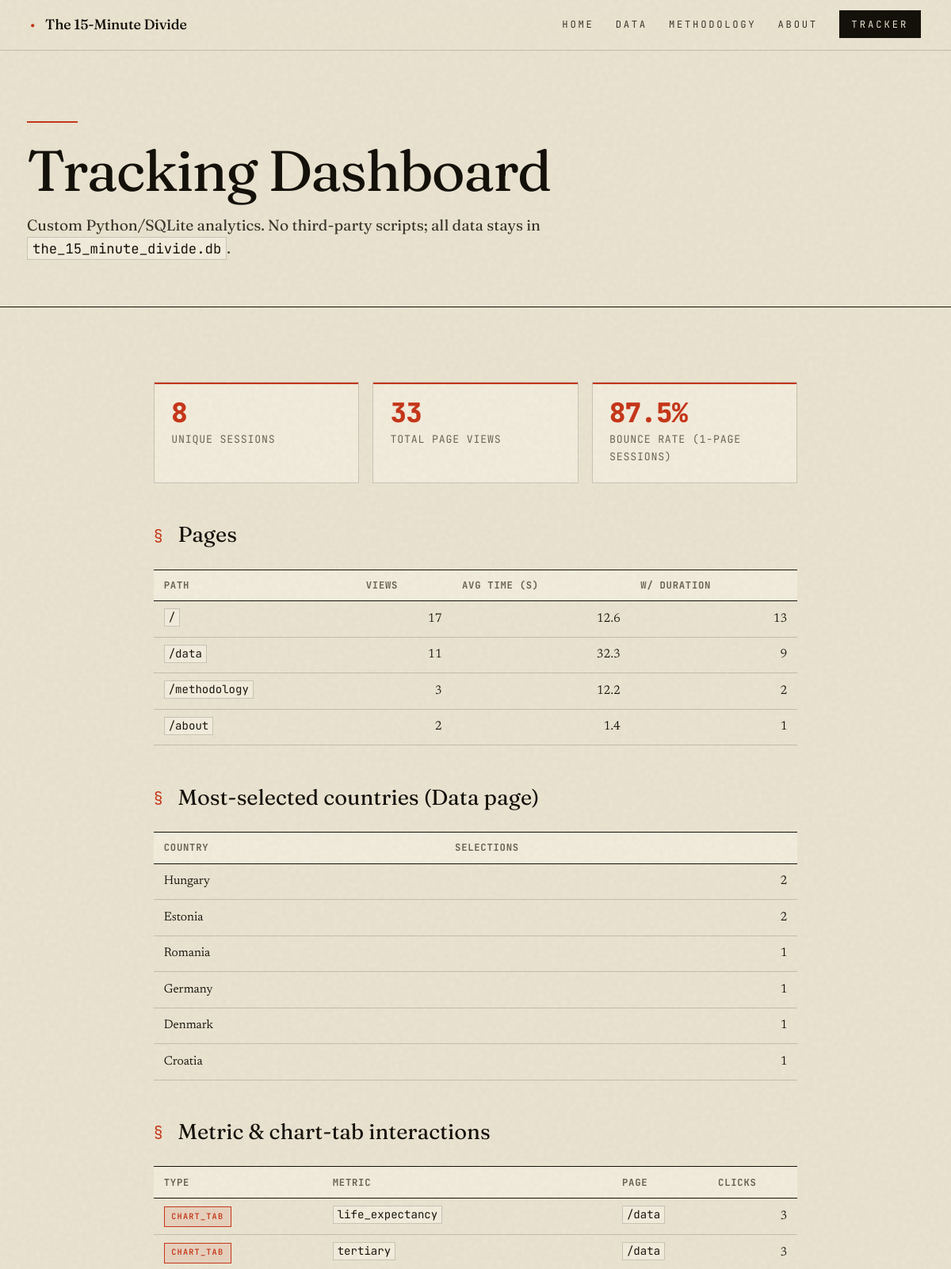
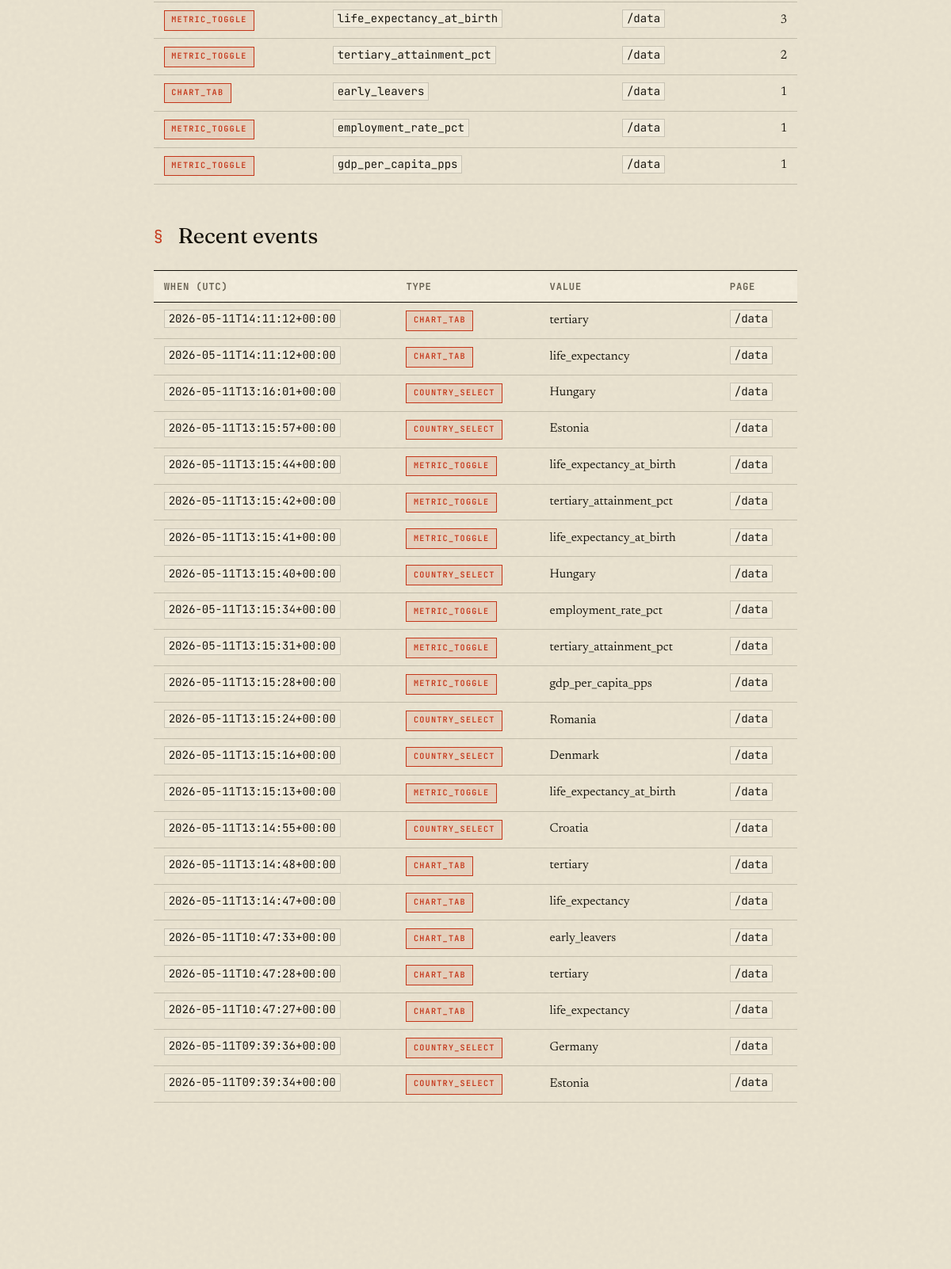
Page /tracker (upper part) on the committed database (2 pictures, top to bottom).
### tables this page shows
CREATE TABLE tracking_events (
            id          INTEGER PRIMARY KEY AUTOINCREMENT,
            session_id  TEXT    NOT NULL,
            event_type  TEXT    NOT NULL,
            event_value TEXT,
            path        TEXT,
            occurred_at TEXT    NOT NULL,
            FOREIGN KEY (session_id) REFERENCES tracking_sessions(session_id)
        );

### tracking.py (the view)
@bp.get("/tracker")
def dashboard():
    conn = _db()
    conn.row_factory = sqlite3.Row
    cur = conn.cursor()
    cur.execute("SELECT COUNT(*) AS n FROM tracking_sessions")
    n_sessions = cur.fetchone()["n"]
    cur.execute("SELECT COUNT(*) AS n FROM tracking_pageviews")
    n_pageviews = cur.fetchone()["n"]
    cur.execute("""
        SELECT path,
               COUNT(*)                              AS views,
               ROUND(AVG(duration_ms) / 1000.0, 1)   AS avg_seconds,
               COUNT(duration_ms)                    AS n_with_duration
        FROM tracking_pageviews
        GROUP BY path
        ORDER BY views DESC
    """)
    by_page = [dict(r) for r in cur.fetchall()]
    cur.execute("""
        SELECT event_value AS country, COUNT(*) AS n
        FROM tracking_events
        WHERE event_type = 'country_select' AND event_value <> ''
        GROUP BY event_value
        ORDER BY n DESC
        LIMIT 15
    """)
    countries = [dict(r) for r in cur.fetchall()]
    cur.execute("""
        SELECT event_type, event_value AS metric, path, COUNT(*) AS n
        FROM tracking_events
        WHERE event_type IN ('chart_tab', 'metric_toggle')
        GROUP BY event_type, event_value, path
        ORDER BY n DESC
        LIMIT 20
    """)
    metric_use = [dict(r) for r in cur.fetchall()]
    cur.execute("""
        SELECT event_type, event_value, path, occurred_at
        FROM tracking_events
        ORDER BY id DESC
        LIMIT 30
    """)
    recent_events = [dict(r) for r in cur.fetchall()]
    cur.execute("""
        SELECT
            SUM(CASE WHEN n = 1 THEN 1 ELSE 0 END) AS bounced,
            COUNT(*)                                AS total
        FROM (
            SELECT session_id, COUNT(*) AS n
            FROM tracking_pageviews
            GROUP BY session_id
        )
    """)
    b = dict(cur.fetchone())
    bounce_pct = (
        round(100 * (b["bounced"] or 0) / b["total"], 1)
        if b["total"] else 0.0
    )
    conn.close()
    return render_template(
        "tracker.html",
        n_sessions=n_sessions,
        n_pageviews=n_pageviews,
        bounce_pct=bounce_pct,
        by_page=by_page,
        countries=countries,
        metric_use=metric_use,
        recent_events=recent_events,
    )

### tracking.py (called while the page is built, shortened)
def _db():
    return sqlite3.connect(current_app.config["DB_PATH"])

def before_request_hook():
    if request.method != "GET":
        return
    path = request.path
    if path in EXCLUDE_PATHS:
        return

def context_processor():
    return {"tracking_pageview_id": getattr(g, "tracking_pageview_id", None)}

### templates/tracker.html (shortened to what this page needs)
{% extends "base.html" %}
{% block content %}
<div class="page-header">
    <div class="page-header__inner">
        <h1 class="page-header__title">Tracking Dashboard</h1>
        <p class="page-header__sub">
            Custom Python/SQLite analytics. No third-party scripts; all data
            stays in <code>the_15_minute_divide.db</code>.
        </p>
    </div>
</div>
<div class="prose-layout">
    <div class="tracker-grid">
        <div class="tracker-stat">
            <span class="tracker-stat__num">{{ n_sessions }}</span>
            <span class="tracker-stat__label">Unique sessions</span>
        </div>
        <div class="tracker-stat">
            <span class="tracker-stat__num">{{ n_pageviews }}</span>
            <span class="tracker-stat__label">Total page views</span>
        </div>
        <div class="tracker-stat">
            <span class="tracker-stat__num">{{ bounce_pct }}%</span>
            <span class="tracker-stat__label">Bounce rate (1-page sessions)</span>
        </div>
    </div>
    <h2 class="tracker-section-title">Pages</h2>
    {% if by_page %}
    <table class="tracker-table">
        <thead>
            <tr>
                <th>Path</th>
                <th class="num">Views</th>
                <th class="num">Avg time (s)</th>
                <th class="num">w/ duration</th>
            </tr>
        </thead>
        <tbody>
        {% for row in by_page %}
            <tr>
                <td><code>{{ row.path }}</code></td>
                <td class="num">{{ row.views }}</td>
                <td class="num">{{ row.avg_seconds if row.avg_seconds is not none else '—' }}</td>
                <td class="num">{{ row.n_with_duration }}</td>
            </tr>
        {% endfor %}
        </tbody>
    </table>
    {% else %}
    <div class="tracker-empty">No page views logged yet.</div>
    {% endif %}
    <h2 class="tracker-section-title">Most-selected countries (Data page)</h2>
    {% if countries %}
    <table class="tracker-table">
        <thead>
            <tr>
                <th>Country</th>
                <th class="num">Selections</th>
            </tr>
        </thead>
        <tbody>
        {% for row in countries %}
            <tr>
                <td>{{ row.country }}</td>
                <td class="num">{{ row.n }}</td>
            </tr>
        {% endfor %}
        </tbody>
    </table>
    {% else %}
    <div class="tracker-empty">
        No country selections yet — open the
        <a href="{{ url_for('data') }}">Data Explorer</a> and pick one.
    </div>
    {% endif %}
    <h2 class="tracker-section-title">Metric &amp; chart-tab interactions</h2>
    {% if metric_use %}
    <table class="tracker-table">
        <thead>
            <tr>
                <th>Type</th>
                <th>Metric</th>
                <th>Page</th>
                <th class="num">Clicks</th>
            </tr>
        </thead>
        <tbody>
        {% for row in metric_use %}
            <tr>
                <td><span class="tracker-pill">{{ row.event_type }}</span></td>
                <td><code>{{ row.metric }}</code></td>
                <td><code>{{ row.path }}</code></td>
                <td class="num">{{ row.n }}</td>
            </tr>
        {% endfor %}
        </tbody>
    </table>
    {% else %}
    <div class="tracker-empty">No metric or chart-tab clicks yet.</div>
    {% endif %}
    <h2 class="tracker-section-title">Recent events</h2>
    {% if recent_events %}
    <table class="tracker-table">
        <thead>
            <tr>
                <th>When (UTC)</th>
                <th>Type</th>
                <th>Value</th>
                <th>Page</th>
            </tr>
        </thead>
        <tbody>
        {% for row in recent_events %}
            <tr>
                <td><code>{{ row.occurred_at }}</code></td>
                <td><span class="tracker-pill">{{ row.event_type }}</span></td>
                <td>{{ row.event_value }}</td>
                <td><code>{{ row.path }}</code></td>
            </tr>
        {% endfor %}
        </tbody>
    </table>
    {% else %}
    <div class="tracker-empty">No events logged yet.</div>
    {% endif %}
</div>
{% endblock %}

### templates/base.html (shortened to what this page needs)
<!doctype html>
<html lang="en">
    <head>
        <link
            rel="stylesheet"
            href="{{ url_for('static', filename='css/style.css') }}"
        />
    </head>
    <body>
        <nav class="nav">
            <a href="{{ url_for('index') }}" class="nav__brand">
                The 15-Minute Divide
            </a>
            <ul class="nav__links">
                <li>
                    <a href="{{ url_for('index') }}" class="nav__link">Home</a>
                </li>
                <li>
                    <a href="{{ url_for('data') }}" class="nav__link">Data</a>
                </li>
                <li>
                    <a href="{{ url_for('methodology') }}" class="nav__link"
                        >Methodology</a
                    >
                </li>
                <li>
                    <a href="{{ url_for('about') }}" class="nav__link">About</a>
                </li>
                <li>
                    <a
                        href="{{ url_for('tracking.dashboard') }}"
                        class="nav__link nav__link--cta"
                        >Tracker</a
                    >
                </li>
            </ul>
        </nav>
        <main>{% block content %}{% endblock %}</main>
    </body>
</html>

### templates/tracker.html (style rules this page uses)
.tracker-grid { display: grid; grid-template-columns: repeat(auto-fit, minmax(180px, 1fr)); gap: 1rem; margin-bottom: 2.5rem; }
.tracker-stat { background: var(--clr-bg-soft); border: 1px solid var(--clr-border); border-radius: var(--radius); padding: 1.25rem; }
.tracker-stat__num { display: block; font-size: 2rem; font-weight: 800; color: var(--clr-text); line-height: 1; letter-spacing: -.02em; }
.tracker-stat__label { display: block; margin-top: .35rem; font-size: .78rem; color: var(--clr-muted); text-transform: uppercase; letter-spacing: .06em; }
.tracker-table { width: 100%; border-collapse: collapse; margin-bottom: 2.5rem; font-size: .92rem; }
.tracker-table th, .tracker-table td { text-align: left; padding: .55rem .75rem; border-bottom: 1px solid var(--clr-border); }
.tracker-table th { font-size: .72rem; text-transform: uppercase; letter-spacing: .06em; color: var(--clr-muted); background: var(--clr-bg-soft); }
.tracker-table td.num { text-align: right; font-variant-numeric: tabular-nums; }
.tracker-section-title { font-size: 1.15rem; font-weight: 700; margin-bottom: .75rem; color: var(--clr-text); }
.tracker-pill { display: inline-block; padding: .15rem .55rem; border-radius: 999px; font-size: .72rem; font-weight: 600; background: #eef5ff; color: var(--clr-blue); }

### rows in the picture
tracking_events: event_type "CHART_TAB", metric "life_expectancy", path "/data", n "3", occurred_at "2026-05-11T10:47:27+00:00", event_value "life_expectancy"
tracking_events: event_type "CHART_TAB", metric "early_leavers", path "/data", n "1", occurred_at "2026-05-11T10:47:33+00:00", event_value "early_leavers"
tracking_events: event_type "METRIC_TOGGLE", metric "employment_rate_pct", path "/data", n "1", occurred_at "2026-05-11T13:15:34+00:00", event_value "employment_rate_pct"
tracking_events: event_type "METRIC_TOGGLE", metric "gdp_per_capita_pps", path "/data", n "1", occurred_at "2026-05-11T13:15:28+00:00", event_value "gdp_per_capita_pps"
tracking_events: occurred_at "2026-05-11T14:11:12+00:00", event_type "CHART_TAB", event_value "tertiary", path "/data"
tracking_events: occurred_at "2026-05-11T14:11:12+00:00", event_type "CHART_TAB", event_value "life_expectancy", path "/data"
tracking_events: occurred_at "2026-05-11T13:16:01+00:00", event_type "COUNTRY_SELECT", event_value "Hungary", path "/data"
tracking_events: occurred_at "2026-05-11T13:15:57+00:00", event_type "COUNTRY_SELECT", event_value "Estonia", path "/data"
tracking_events: occurred_at "2026-05-11T13:15:44+00:00", event_type "METRIC_TOGGLE", event_value "life_expectancy_at_birth", path "/data"
tracking_events: occurred_at "2026-05-11T13:15:42+00:00", event_type "METRIC_TOGGLE", event_value "tertiary_attainment_pct", path "/data"
tracking_events: occurred_at "2026-05-11T13:15:41+00:00", event_type "METRIC_TOGGLE", event_value "life_expectancy_at_birth", path "/data"
tracking_events: occurred_at "2026-05-11T13:15:40+00:00", event_type "COUNTRY_SELECT", event_value "Hungary", path "/data"
tracking_events: occurred_at "2026-05-11T13:15:31+00:00", event_type "METRIC_TOGGLE", event_value "tertiary_attainment_pct", path "/data"
tracking_events: occurred_at "2026-05-11T13:15:24+00:00", event_type "COUNTRY_SELECT", event_value "Romania", path "/data"
tracking_events: occurred_at "2026-05-11T13:15:16+00:00", event_type "COUNTRY_SELECT", event_value "Denmark", path "/data"
tracking_events: occurred_at "2026-05-11T13:15:13+00:00", event_type "METRIC_TOGGLE", event_value "life_expectancy_at_birth", path "/data"
tracking_events: occurred_at "2026-05-11T13:14:55+00:00", event_type "COUNTRY_SELECT", event_value "Croatia", path "/data"
tracking_events: occurred_at "2026-05-11T13:14:48+00:00", event_type "CHART_TAB", event_value "tertiary", path "/data"
tracking_events: occurred_at "2026-05-11T13:14:47+00:00", event_type "CHART_TAB", event_value "life_expectancy", path "/data"
tracking_events: occurred_at "2026-05-11T10:47:28+00:00", event_type "CHART_TAB", event_value "tertiary", path "/data"
tracking_events: occurred_at "2026-05-11T09:39:36+00:00", event_type "COUNTRY_SELECT", event_value "Germany", path "/data"
tracking_events: occurred_at "2026-05-11T09:39:34+00:00", event_type "COUNTRY_SELECT", event_value "Estonia", path "/data"

### other values in the picture
{{ n_sessions }} "8"
{{ n_pageviews }} "33"
{{ bounce_pct }} "87.5"
{{ row.path }} "/" "/data" "/methodology" "/about"
{{ row.views }} "17" "11" "3" "2"
{{ row.avg_seconds if row.avg_seconds is not none else '—' }} "12.6" "32.3" "12.2" "1.4"
{{ row.n_with_duration }} "13" "9" "2" "1"
{{ row.country }} "Hungary" "Estonia" "Romania" "Germany" "Denmark" "Croatia"
{{ row.n }} "2" "2" "1" "1" "1" "1"
{{ row.event_type }} "CHART_TAB" "METRIC_TOGGLE" "METRIC_TOGGLE"
{{ row.metric }} "tertiary" "life_expectancy_at_birth" "tertiary_attainment_pct"
{{ row.path }} "/data" "/data" "/data"
{{ row.n }} "3" "3" "2"
